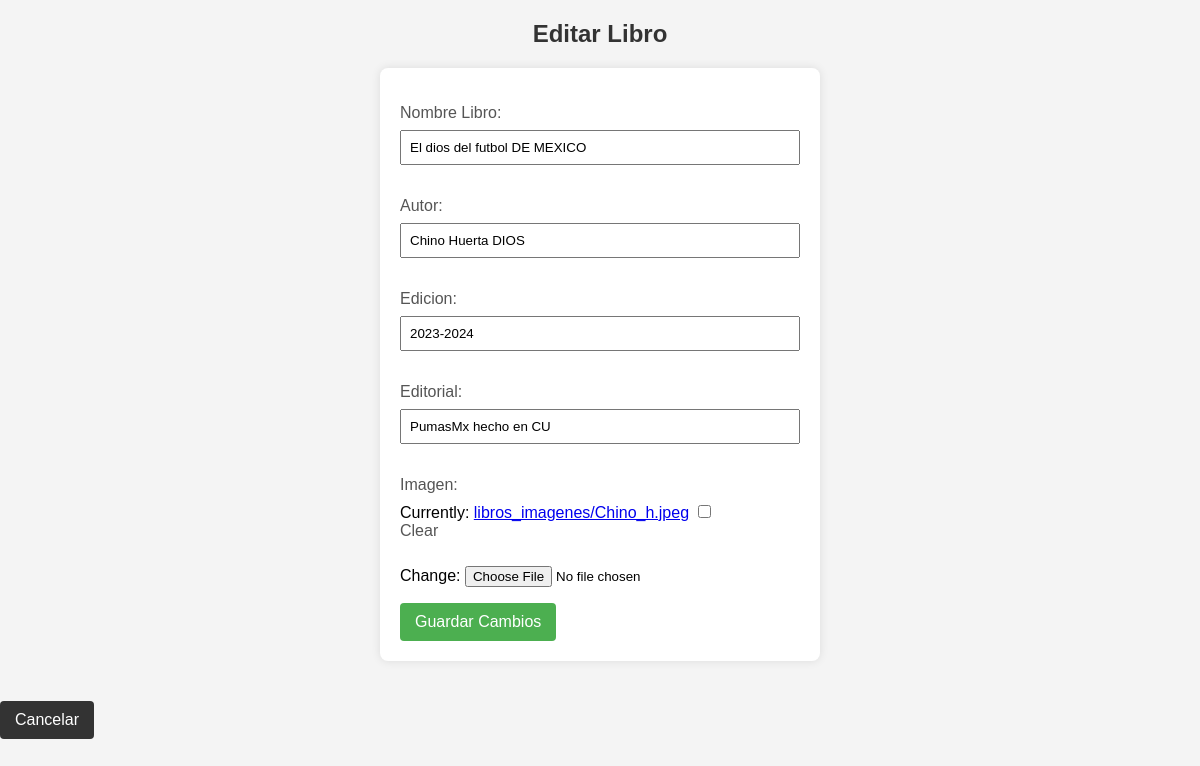
Page /editar_libro/12/ on the committed database.
### api/models.py (models this page shows, shortened)
class Libro(models.Model):
    Nombre_Libro = models.CharField(max_length=255)
    Autor = models.CharField(max_length=255)
    Edicion = models.CharField(max_length=50)
    Editorial = models.CharField(max_length=100)
    Imagen = models.ImageField(upload_to='libros_imagenes/', null=True, blank=True)

### api/views.py (the view)
# urls.py: path('editar_libro/<int:libro_id>/', editar_libro, name='editar_libro'),
def editar_libro(request, libro_id):
    libro = get_object_or_404(Libro, id=libro_id)
    if request.method == 'POST':
        form = LibroForm(request.POST, instance=libro)
        if form.is_valid():
            form.save()
            return redirect('lista_libros')
    else:
        form = LibroForm(instance=libro)
    return render(request, 'editar_libro.html', {'form': form, 'libro': libro})

### api/forms.py
class LibroForm(forms.ModelForm):
    class Meta:
        model = Libro
        fields = ['Nombre_Libro', 'Autor', 'Edicion', 'Editorial', 'Imagen']

### api/templates/editar_libro.html (shortened to what this page needs)
{% load static %}
<!DOCTYPE html>
<html>
<head>
    <link rel="stylesheet"  href="{% static 'css/Editar_libro.css' %}">
</head>
<body>
    <h2>Editar Libro</h2>
    <form method="post" action="">
      {{ form.as_p }}
      <button type="submit">Guardar Cambios</button>
    </form>
    <a href="{% url 'lista_libros' %}" class="btn mt-4">Cancelar</a>
</body>
</html>

### api/static/css/Editar_libro.css (style rules this page uses)
body { font-family: Arial, sans-serif; background-color: #f4f4f4; margin: 0; padding: 0; }
h2 { color: #333; text-align: center; }
form { max-width: 400px; margin: 20px auto; background-color: #fff; padding: 20px; border-radius: 8px; box-shadow: 0 0 10px rgba(0, 0, 0, 0.1); }
label { display: block; margin-bottom: 8px; color: #555; }
input[type="text"] { width: 100%; padding: 8px; margin-bottom: 16px; box-sizing: border-box; }
button { background-color: #4caf50; color: #fff; padding: 10px 15px; border: none; border-radius: 4px; cursor: pointer; font-size: 16px; }
a.btn { display: inline-block; background-color: #333; color: #fff; padding: 10px 15px; text-decoration: none; border-radius: 4px; margin-top: 20px; }

### rows in the picture
Libro: Nombre_Libro "El dios del futbol DE MEXICO", Autor "Chino Huerta DIOS", Edicion "2023-2024", Editorial "PumasMx hecho en CU"
